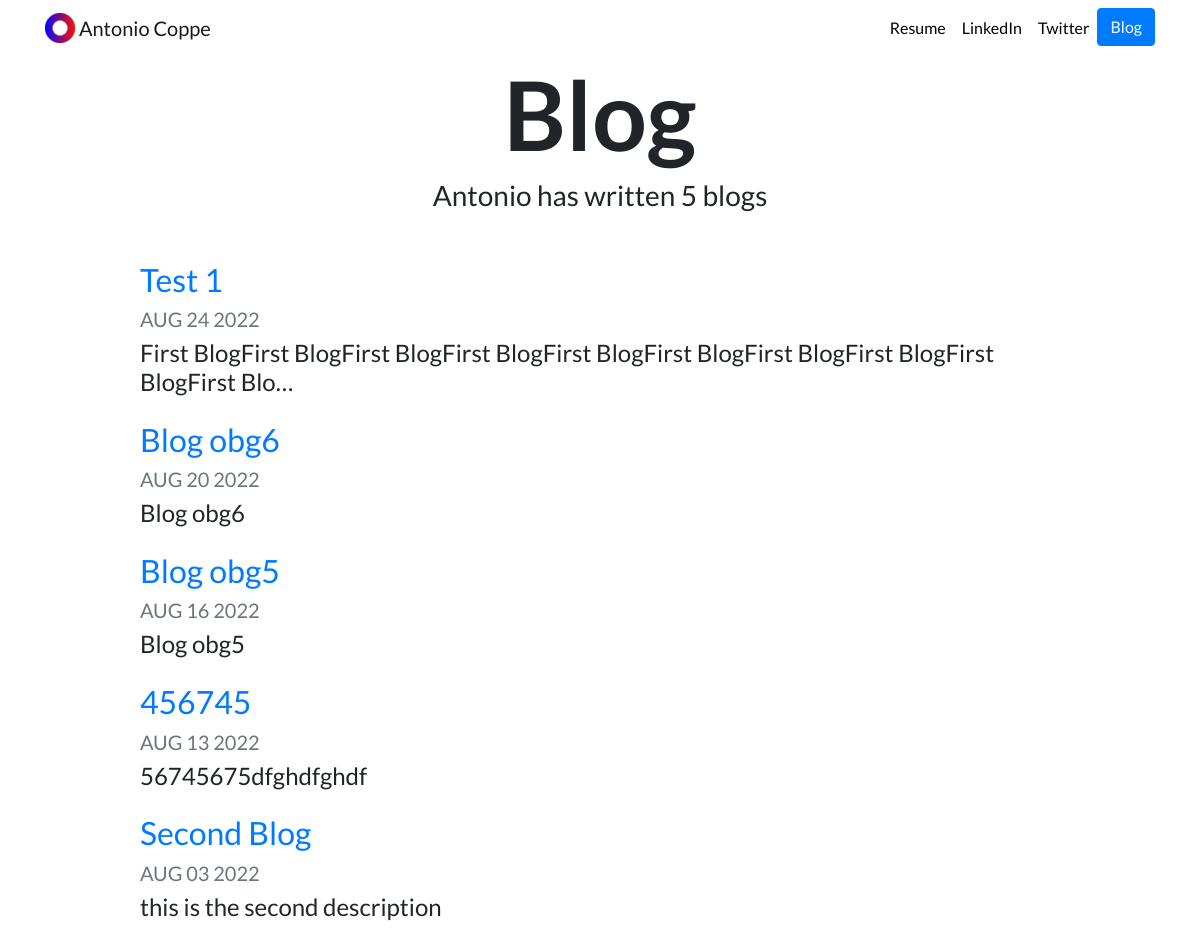
Screenshot of /blog/ with the database file from the repository.
### blog/models.py (models this page shows, shortened)
class Blog(models.Model):
    title = models.CharField(max_length=200)
    description =  models.TextField()
    date = models.DateField()

### blog/views.py (the view)
# urls.py: path('',views.all_blogs, name ='all_blogs'),
def all_blogs(request):
    blogs = Blog.objects.order_by('-date')
    return render(request, 'blog/all_blogs.html', {'blogs': blogs})

### blog/templates/blog/all_blogs.html
{% extends "portfolio/base.html" %}
{% load static %}
{% block content %}
<h1 id="blogtitle" class="font-weight-bold text-center">Blog</h1>
<h3 class="text-center mb-5">Antonio has written {{ blogs.count }} blog{{ blogs.count|pluralize }}</h3>
{% for blog in blogs %}
<div class="row justify-content-center my-3">
  <div class="col-md-10">
    <a href="{% url 'blog:detail' blog.id %}">
      <h2>{{ blog.title }}</h2>
    </a>
    <h5 class="text-muted">{{ blog.date|date:'M d Y'|upper }}</h5>
    <h4>{{ blog.description|striptags|truncatechars:100 }}</h4>
  </div>
</div>
{% endfor %}
{% endblock %}

### portfolio/static/portfolio/custom.css (style rules this page uses)
body { font-family: 'Lato', sans-serif; }
#blogtitle { font-size: 6rem; }

### rows the page displays
Blog: title "Test 1", date "AUG 24 2022", description "First BlogFirst BlogFirst BlogFirst BlogFirst BlogFirst BlogFirst BlogFirst BlogFirst BlogFirst Blo…"
Blog: title "Blog obg6", date "AUG 20 2022", description "Blog obg6"
Blog: title "Blog obg5", date "AUG 16 2022", description "Blog obg5"
Blog: title "456745", date "AUG 13 2022", description "56745675dfghdfghdf"
Blog: title "Second Blog", date "AUG 03 2022", description "this is the second description"

### other values shown
{{ blogs.count }} "5"
